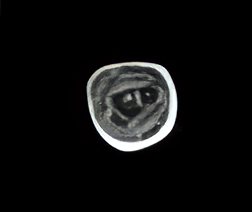
#> input picture sample/20241211T052119_20241211T052515_T43NCE_sr.png, 252 x 212 px
$ python -i extract_boundary.py   (imports and definitions only)
#> lines starting #> are read from the running program, lines starting #| are printed output that depends on the picture; after the words box and inside, x2 and y2 are one past the last pixel; in counts of white or black regions, pixels touching at a corner belong together
from PIL import Image,ImageEnhance
import numpy as np
from skimage import measure
import skimage.morphology as morphology
from simplification.cutil import simplify_coords


def get_shoreline(mask_img_path, simplification=1, smoothing=3,periodic=True):
  """Extract the shoreline from a mask image.

  Parameters
  ----------
  mask_img_path : str
      Path to the mask image file.
  simplification : float, optional
      Simplification factor for the shoreline points, by default 1.
  smoothing : int, optional
      Smoothing window size for the shoreline points, by default 3.
  periodic : bool, optional
      Whether the shoreline is periodic (closed loop), by default True.

  Returns
  -------
  tuple
      - np.ndarray : Smoothed shoreline points.
      - np.ndarray : Buffer mask around the shoreline.
      - str : Path to the saved shoreline CSV file.

  Examples
  --------
  >>> shoreline, buffer, shoreline_filepath = get_shoreline('path/to/mask.png', simplification=0.5, smoothing=2)
  """
#> called with simplification = 1, smoothing = 3, periodic = True
  img_in = Image.open(mask_img_path)
#> img_in is the input picture: PIL image 252x212 RGBA; mean R, G, B, A 14.5, 14.6, 14.5, 255

  i_arr = np.array(img_in)

  #check shape of the image, if it is 3D, take the first channel
  if len(i_arr.shape) > 2:
    i_arr = i_arr[:,:,0]

  mask_array = i_arr.squeeze()


  #get the min of the img_in dimensions
  min_dim = min(mask_array.shape)
#> min_dim = 212
  dilator = np.floor(min_dim/20)
#> dilator = 10

  # Find contours (boundaries) in the mask
  contours = measure.find_contours(mask_array, 0.5)
#> contours = 90 point arrays, longest 913 points

  # Assuming you want the longest contour (outer boundary)
  longest_contour = max(contours, key=len)
#> longest_contour = 913 pairs, first value 38.5 to 158.5, second value 56.5 to 197.5

  # Extract the coordinates of the shoreline points
  shoreline_points = np.array(longest_contour).astype(int).squeeze()
#> shoreline_points = 913 pairs, first value 38 to 158, second value 56 to 197

  # create a pixel mask with a buffer around the longest contour
  shoreline_mask = np.zeros_like(mask_array)
  #set the longest_contour points equal to 1
  shoreline_mask[tuple(np.transpose(longest_contour.astype(np.uint32)))] = 1
  se = morphology.disk(dilator)
  im_ref_boolean = morphology.binary_dilation(shoreline_mask, se)
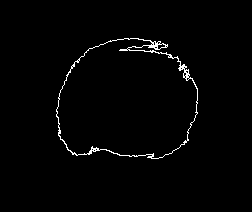
#> shoreline_mask: shape (212, 252); values 0 (black) and 1 (white), 1.4% white in thin lines or dots, all inside (x1, y1, x2, y2) = (56, 38, 198, 159)
  #convert im_ref_boolean from boolean values to integer values
  im_ref_buffer_out = im_ref_boolean.astype(np.uint8)

  # Simplify the shoreline points using the Visvalingam-Whyatt algorithm
#> (the run stopped early here; a loop or call above may not have finished)
